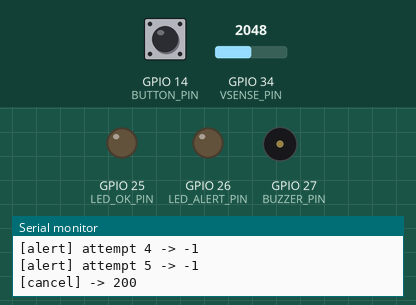
A sketch run on a simulated ESP32. Shown: output pins drawn as LEDs (lit = HIGH), buzzer (waves = sounding, pin HIGH), the last lines printed to the serial monitor. The inputs (shaded band) are chosen by the test bench; at power-on: GPIO 14 (BUTTON_PIN) HIGH, GPIO 34 (VSENSE_PIN) = 2048 (analog values on the 0–4095 scale). WiFi joins after 1.5 s; servers stay silent unless stated; uploads are accepted with an empty reply.

Above: at 19.0 s.
19.1 s: GPIO 14 (BUTTON_PIN) pulled LOW for 1 s
At 22.0 s:
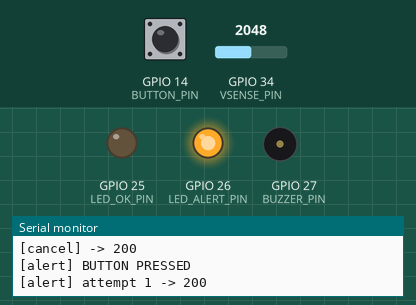
At 27.2 s:
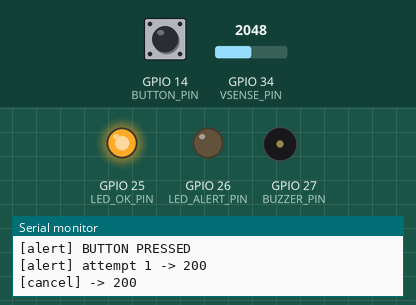
Timing chart, 0 to 28.6 s (numbered marks = the images above; inputs shaded):
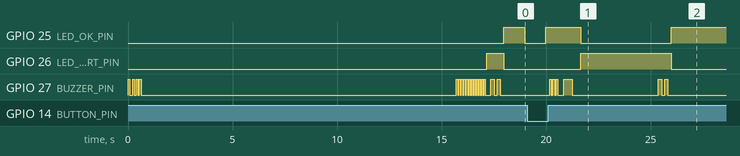

Measured:
- after the input at 19.1 s, GPIO 26 (LED_ALERT_PIN): LOW → HIGH after 2.6 s, → LOW 4.3 s later

The sketch:

esp32-panic-button.ino
```cpp
/*
 * Wall panic button for an elderly parent's room.
 *
 * Hardware (see firmware/esp32-panic-button/WIRING.md):
 *   - ESP32 dev board (or LilyGO T-A7670X for built-in 4G)
 *   - 60 mm red MUSHROOM push button, NORMALLY-CLOSED contact, between BUTTON_PIN and GND
 *       (NC means a broken wire or a pulled plug = alarm, not silence)
 *   - Status LED (green/red) on LED_OK_PIN / LED_ALERT_PIN, piezo buzzer on BUZZER_PIN
 *   - 5 V supply from a USB adapter behind a small DC UPS
 *   - OPTIONAL: SIMCom A7670C on Serial1 for SMS + voice call when Wi-Fi / the hub is unreachable
 *
 * Behaviour:
 *   PRESS            -> POST /api/v1/alert to the hub (retries 5x). Buzzer chirps, red LED on.
 *                       If the hub cannot be reached and a modem is fitted: SMS every fallback
 *                       number + dial the first one.
 *   HOLD 5 s         -> cancel (only works within the hub's 20 s grace window) - for mis-presses.
 *   every 60 s       -> heartbeat with RSSI, uptime, supply voltage. Hub alerts the family when
 *                       heartbeats stop (dead button = no coverage).
 *   Wi-Fi drop       -> yellow blink, keeps reconnecting forever, still works via modem.
 *   Weekly self-test -> the hub side runs it; nothing needed here.
 *
 * Build: Arduino IDE 2.x or PlatformIO, board "ESP32 Dev Module", libraries: ArduinoJson,
 * (optional) TinyGSM. Copy secrets.example.h -> secrets.h.
 */

#include <WiFi.h>
#include <WiFiClientSecure.h>
#include <HTTPClient.h>
#include <ArduinoJson.h>
#include "secrets.h"

// ---------------------------------------------------------------- pins
constexpr int BUTTON_PIN     = 14;  // NC contact to GND; internal pull-up
constexpr int LED_OK_PIN     = 25;  // green
constexpr int LED_ALERT_PIN  = 26;  // red
constexpr int BUZZER_PIN     = 27;
constexpr int VSENSE_PIN     = 34;  // optional divider from the UPS output (2:1) to monitor supply

// ---------------------------------------------------------------- timings
constexpr uint32_t DEBOUNCE_MS        = 60;
constexpr uint32_t HOLD_CANCEL_MS     = 5000;
constexpr uint32_t HEARTBEAT_MS       = 60UL * 1000;
constexpr uint32_t HTTP_TIMEOUT_MS    = 8000;
constexpr int      HTTP_RETRIES       = 5;
constexpr uint32_t ALERT_LED_MS       = 15UL * 60 * 1000; // red stays on this long after a press

// ---------------------------------------------------------------- modem (optional)
#ifdef USE_MODEM
  #define TINY_GSM_MODEM_A7670
  #include <TinyGsmClient.h>
  HardwareSerial modemSerial(1);
  TinyGsm modem(modemSerial);
  constexpr int MODEM_TX = 27, MODEM_RX = 26, MODEM_PWRKEY = 4; // T-A7670X defaults; adjust for your board
#endif

// ---------------------------------------------------------------- state
enum class Link { OK, NO_WIFI, NO_HUB };
Link link = Link::NO_WIFI;
uint32_t lastHeartbeat = 0;
uint32_t alertLedUntil = 0;
uint32_t pressStart = 0;
bool pressed = false;
bool cancelSent = false;
String lastIncident;

// ---------------------------------------------------------------- helpers
void chirp(int n, int ms = 80) {
  for (int i = 0; i < n; i++) { digitalWrite(BUZZER_PIN, HIGH); delay(ms); digitalWrite(BUZZER_PIN, LOW); delay(ms); }
}

float supplyVolts() {
  // 12-bit ADC, 3.3 V ref, 2:1 divider. Returns 0 if not wired.
  int raw = analogRead(VSENSE_PIN);
  return raw < 50 ? 0.0f : raw * (3.3f / 4095.0f) * 2.0f;
}

void showLink() {
  static uint32_t t = 0; static bool on = false;
  uint32_t now = millis();
  if (now < alertLedUntil) { digitalWrite(LED_ALERT_PIN, HIGH); digitalWrite(LED_OK_PIN, LOW); return; }
  digitalWrite(LED_ALERT_PIN, LOW);
  switch (link) {
    case Link::OK:      digitalWrite(LED_OK_PIN, HIGH); break;
    case Link::NO_WIFI: if (now - t > 250) { t = now; on = !on; digitalWrite(LED_OK_PIN, on); } break;  // fast blink
    case Link::NO_HUB:  if (now - t > 1000) { t = now; on = !on; digitalWrite(LED_OK_PIN, on); } break; // slow blink
  }
}

void ensureWifi() {
  if (WiFi.status() == WL_CONNECTED) return;
  static uint32_t lastTry = 0;
  if (millis() - lastTry < 10000) return;
  lastTry = millis();
  link = Link::NO_WIFI;
  WiFi.disconnect();
  WiFi.begin(WIFI_SSID, WIFI_PASS);
}

// POST JSON to the hub. Returns HTTP status, or -1 on transport failure. Fills `out` with the body.
int postJson(const char* path, const String& body, String& out) {
  if (WiFi.status() != WL_CONNECTED) return -1;
  WiFiClientSecure client;
  client.setInsecure(); // TODO: pin the hub's CA with client.setCACert(HUB_CA) once the domain is fixed
  HTTPClient http;
  http.setTimeout(HTTP_TIMEOUT_MS);
  if (!http.begin(client, String(HUB_URL) + path)) return -1;
  http.addHeader("Content-Type", "application/json");
  http.addHeader("Authorization", String("Bearer ") + DEVICE_TOKEN);
  int code = http.POST(body);
  out = code > 0 ? http.getString() : "";
  http.end();
  return code;
}

String deviceJson(const char* kind) {
  JsonDocument d;
  d["device_id"] = DEVICE_ID;
  if (kind) d["kind"] = kind;
  JsonObject e = d["extra"].to<JsonObject>();
  e["rssi"] = WiFi.RSSI();
  e["uptime_s"] = millis() / 1000;
  e["supply_v"] = supplyVolts();
  e["fw"] = FW_VERSION;
  String s; serializeJson(d, s); return s;
}

// ---------------------------------------------------------------- modem fallback
bool modemAlert() {
#ifdef USE_MODEM
  Serial.println("[modem] hub unreachable, falling back to SMS + call");
  if (!modem.isNetworkConnected()) { modem.restart(); modem.waitForNetwork(30000); }
  bool any = false;
  String text = String(SMS_TEXT) + " Time: " + String(millis() / 1000) + "s uptime. (Wi-Fi/hub down, sent from the button itself)";
  for (const char* num : FALLBACK_NUMBERS) {
    if (!num || !*num) continue;
    if (modem.sendSMS(num, text)) any = true;
    delay(500);
  }
  if (FALLBACK_NUMBERS[0] && *FALLBACK_NUMBERS[0]) {
    modem.callNumber(FALLBACK_NUMBERS[0]);
    delay(25000);             // let it ring; a missed call from the house number IS the message
    modem.callHangup();
  }
  return any;
#else
  return false;
#endif
}

// ---------------------------------------------------------------- actions
void sendAlert() {
  Serial.println("[alert] BUTTON PRESSED");
  alertLedUntil = millis() + ALERT_LED_MS;
  chirp(3);
  String resp; int code = -1;
  for (int i = 0; i < HTTP_RETRIES && !(code >= 200 && code < 300); i++) {
    ensureWifi();
    code = postJson("/api/v1/alert", deviceJson("panic"), resp);
    Serial.printf("[alert] attempt %d -> %d %s\n", i + 1, code, resp.c_str());
    if (code < 0 || code >= 500) delay(1000 * (i + 1));
  }
  if (code >= 200 && code < 300) {
    JsonDocument d; if (!deserializeJson(d, resp)) lastIncident = String((const char*)d["incident_id"]);
    link = Link::OK;
    chirp(1, 400); // long beep = "the family has been told"
  } else {
    link = (WiFi.status() == WL_CONNECTED) ? Link::NO_HUB : Link::NO_WIFI;
    bool ok = modemAlert();
    if (ok) chirp(1, 400); else { for (int i = 0; i < 6; i++) chirp(2, 60); } // frantic = could not send anything
  }
}

void sendCancel() {
  String resp;
  int code = postJson("/api/v1/cancel", deviceJson(nullptr), resp);
  Serial.printf("[cancel] -> %d %s\n", code, resp.c_str());
  if (code >= 200 && code < 300) { alertLedUntil = 0; chirp(2, 150); }
}

void sendHeartbeat() {
  String resp;
  int code = postJson("/api/v1/heartbeat", deviceJson(nullptr), resp);
  if (code >= 200 && code < 300) {
    link = Link::OK;
    JsonDocument d;
    if (!deserializeJson(d, resp)) {
      // Keep the red LED on while the hub still has an open incident for this room.
      if (!d["open_incident"].isNull()) alertLedUntil = millis() + HEARTBEAT_MS * 2;
      else if (alertLedUntil > millis() + HEARTBEAT_MS * 2) alertLedUntil = 0;
    }
  } else {
    link = (WiFi.status() == WL_CONNECTED) ? Link::NO_HUB : Link::NO_WIFI;
    Serial.printf("[heartbeat] failed: %d\n", code);
  }
}

// ---------------------------------------------------------------- setup / loop
void setup() {
  Serial.begin(115200);
  pinMode(BUTTON_PIN, INPUT_PULLUP);
  pinMode(LED_OK_PIN, OUTPUT); pinMode(LED_ALERT_PIN, OUTPUT); pinMode(BUZZER_PIN, OUTPUT);
  analogReadResolution(12);
  WiFi.mode(WIFI_STA);
  WiFi.setAutoReconnect(true);
  WiFi.setSleep(false); // latency matters more than power here; we are on mains + UPS
  ensureWifi();
#ifdef USE_MODEM
  pinMode(MODEM_PWRKEY, OUTPUT); digitalWrite(MODEM_PWRKEY, HIGH); delay(1000); digitalWrite(MODEM_PWRKEY, LOW);
  modemSerial.begin(115200, SERIAL_8N1, MODEM_RX, MODEM_TX);
  modem.init();
#endif
  chirp(1);
  Serial.printf("panic button %s fw %s booted\n", DEVICE_ID, FW_VERSION);
  lastHeartbeat = millis() - HEARTBEAT_MS; // heartbeat immediately after boot
}

void loop() {
  ensureWifi();
  showLink();

  // NC button: contact closed (LOW) at rest, OPEN (HIGH via pull-up) when pressed or when the wire breaks.
  bool rawPressed = digitalRead(BUTTON_PIN) == HIGH;
  static uint32_t edgeAt = 0; static bool lastRaw = false;
  if (rawPressed != lastRaw) { lastRaw = rawPressed; edgeAt = millis(); }
  bool stable = millis() - edgeAt > DEBOUNCE_MS;

  if (stable && rawPressed && !pressed) {          // press begins
    pressed = true; cancelSent = false; pressStart = millis();
    sendAlert();
  } else if (stable && rawPressed && pressed && !cancelSent && millis() - pressStart > HOLD_CANCEL_MS) {
    cancelSent = true;                              // long hold = "I pressed by mistake"
    sendCancel();
  } else if (stable && !rawPressed && pressed) {   // released (or latching mushroom twisted back out)
    pressed = false;
  }

  if (millis() - lastHeartbeat >= HEARTBEAT_MS) { lastHeartbeat = millis(); sendHeartbeat(); }
  delay(10);
}
```

secrets.example.h
```cpp
// Copy to secrets.h (git-ignored) and fill in. One file per button.
#pragma once

#define FW_VERSION      "0.1.0"
#define DEVICE_ID       "mom-room-button"        // must match an entry in hub config.yaml -> devices
#define WIFI_SSID       "HomeWiFi"
#define WIFI_PASS       "wifi-password"
#define HUB_URL         "https://alert.example.com"
#define DEVICE_TOKEN    "same-as-hub.device_token"

// Uncomment when an A7670C/T-A7670X modem is fitted. Wi-Fi is tried first; the modem is the fallback.
// #define USE_MODEM
static const char* FALLBACK_NUMBERS[] = { "+91XXXXXXXXXX", "+91XXXXXXXXXX", "+91XXXXXXXXXX", nullptr };
#define SMS_TEXT        "EMERGENCY: Mom pressed the panic button at home (Mom's room). Go now / call the house. Map: https://maps.google.com/?q=LAT,LNG"
```
